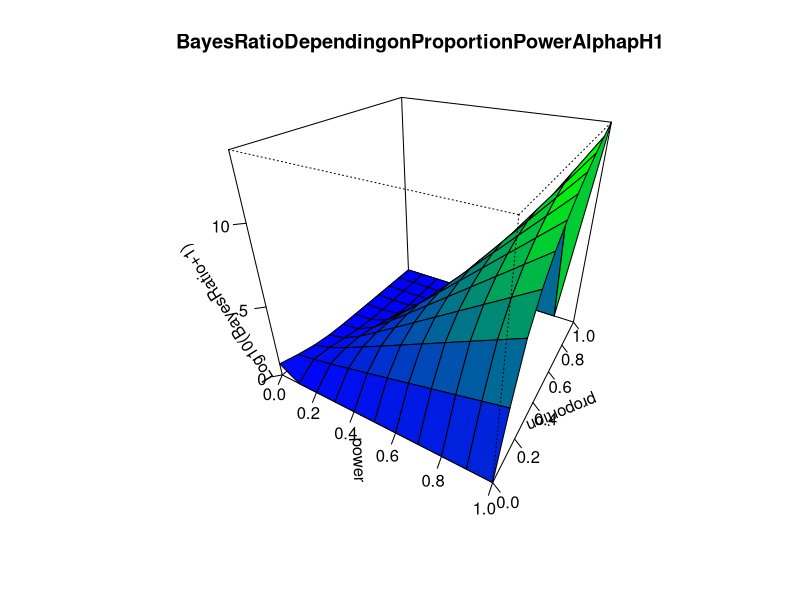

Write the R code that produced this figure.
## ---- chunk 1
knitr::opts_chunk$set(echo = FALSE)
## ---- chunk 2
# make a colored 3Dplot with alpha = .05, pH1 = .8
x<-seq(0, 1, 0.1)
y<-seq(0, 1, 0.1)
BayesRatioModelSet <- function(x, beta, alpha=.05, pH1=.8, print = TRUE){
  a <- dbinom(x*10, 10, prob = alpha) 
  #a <- p (these results | H0 true)
  b <- dbinom(x*10, 10, prob = beta)
  #b <- p (these results | H1 true)
  c <- b/a*pH1/(1-pH1)
  #c <- Bayes Theorem odds ratio of H1:H0
  return(log10(c+1))}
z = outer(x,y,BayesRatioModelSet)
# Surface colours corresponding to z-values
nrz <- nrow(z)
ncz <- ncol(z)
jet.colors <- colorRampPalette( c("blue", "green"))
nbcol <- 100
color <- jet.colors(nbcol)
zfacet <- z[-1, -1] + z[-1, -ncz] + z[-nrz, -1] + z[-nrz, -ncz]
facetcol <- cut(zfacet, nbcol) 
persp(x, y, z, col = color[facetcol],
      xlab = "power",
      ylab = "proportion",
      zlab = "Log10(BayesRatio+1)",
      main = "BayesRatioDependingonProportionPowerAlphapH1",
      theta=30,phi=30,ticktype="detailed",
      d = 1)
